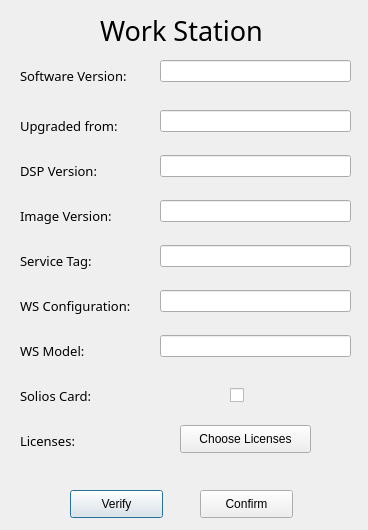
<?xml version="1.0" encoding="UTF-8"?>
<ui version="4.0">
 <class>workstation_Dialog</class>
 <widget class="QDialog" name="workstation_Dialog">
  <property name="geometry">
   <rect>
    <x>0</x>
    <y>0</y>
    <width>368</width>
    <height>530</height>
   </rect>
  </property>
  <property name="windowTitle">
   <string>Dialog</string>
  </property>
  <widget class="QLabel" name="label_8">
   <property name="geometry">
    <rect>
     <x>20</x>
     <y>380</y>
     <width>91</width>
     <height>31</height>
    </rect>
   </property>
   <property name="font">
    <font>
     <family>Product Sans Light</family>
     <pointsize>10</pointsize>
    </font>
   </property>
   <property name="text">
    <string>Solios Card:</string>
   </property>
  </widget>
  <widget class="QLabel" name="label_5">
   <property name="geometry">
    <rect>
     <x>20</x>
     <y>245</y>
     <width>101</width>
     <height>31</height>
    </rect>
   </property>
   <property name="font">
    <font>
     <family>Product Sans Light</family>
     <pointsize>10</pointsize>
    </font>
   </property>
   <property name="text">
    <string>Service Tag:</string>
   </property>
  </widget>
  <widget class="QLabel" name="label_9">
   <property name="geometry">
    <rect>
     <x>20</x>
     <y>425</y>
     <width>81</width>
     <height>31</height>
    </rect>
   </property>
   <property name="font">
    <font>
     <family>Product Sans Light</family>
     <pointsize>10</pointsize>
    </font>
   </property>
   <property name="text">
    <string>Licenses:</string>
   </property>
  </widget>
  <widget class="QLabel" name="label_6">
   <property name="geometry">
    <rect>
     <x>20</x>
     <y>290</y>
     <width>141</width>
     <height>31</height>
    </rect>
   </property>
   <property name="font">
    <font>
     <family>Product Sans Light</family>
     <pointsize>10</pointsize>
    </font>
   </property>
   <property name="text">
    <string>WS Configuration:</string>
   </property>
  </widget>
  <widget class="QLabel" name="title">
   <property name="geometry">
    <rect>
     <x>100</x>
     <y>10</y>
     <width>191</width>
     <height>41</height>
    </rect>
   </property>
   <property name="font">
    <font>
     <family>Product Sans</family>
     <pointsize>20</pointsize>
    </font>
   </property>
   <property name="text">
    <string>Work Station</string>
   </property>
  </widget>
  <widget class="QLabel" name="label_4">
   <property name="geometry">
    <rect>
     <x>20</x>
     <y>200</y>
     <width>131</width>
     <height>31</height>
    </rect>
   </property>
   <property name="font">
    <font>
     <family>Product Sans Light</family>
     <pointsize>10</pointsize>
    </font>
   </property>
   <property name="text">
    <string>Image Version:</string>
   </property>
  </widget>
  <widget class="QLineEdit" name="upgradefrom_text">
   <property name="geometry">
    <rect>
     <x>160</x>
     <y>110</y>
     <width>191</width>
     <height>22</height>
    </rect>
   </property>
  </widget>
  <widget class="QLineEdit" name="softwarever_text">
   <property name="geometry">
    <rect>
     <x>160</x>
     <y>60</y>
     <width>191</width>
     <height>22</height>
    </rect>
   </property>
  </widget>
  <widget class="QLineEdit" name="imagever_text">
   <property name="geometry">
    <rect>
     <x>160</x>
     <y>200</y>
     <width>191</width>
     <height>22</height>
    </rect>
   </property>
  </widget>
  <widget class="QLabel" name="label">
   <property name="geometry">
    <rect>
     <x>20</x>
     <y>60</y>
     <width>131</width>
     <height>31</height>
    </rect>
   </property>
   <property name="font">
    <font>
     <family>Product Sans Light</family>
     <pointsize>10</pointsize>
    </font>
   </property>
   <property name="text">
    <string>Software Version:</string>
   </property>
  </widget>
  <widget class="QLineEdit" name="wsconf_text">
   <property name="geometry">
    <rect>
     <x>160</x>
     <y>290</y>
     <width>191</width>
     <height>22</height>
    </rect>
   </property>
  </widget>
  <widget class="QCheckBox" name="solios_check">
   <property name="geometry">
    <rect>
     <x>230</x>
     <y>380</y>
     <width>31</width>
     <height>31</height>
    </rect>
   </property>
   <property name="text">
    <string/>
   </property>
  </widget>
  <widget class="QLineEdit" name="wsmodel_text">
   <property name="geometry">
    <rect>
     <x>160</x>
     <y>335</y>
     <width>191</width>
     <height>22</height>
    </rect>
   </property>
  </widget>
  <widget class="QLabel" name="label_7">
   <property name="geometry">
    <rect>
     <x>20</x>
     <y>335</y>
     <width>91</width>
     <height>31</height>
    </rect>
   </property>
   <property name="font">
    <font>
     <family>Product Sans Light</family>
     <pointsize>10</pointsize>
    </font>
   </property>
   <property name="text">
    <string>WS Model:</string>
   </property>
  </widget>
  <widget class="QPushButton" name="check_button">
   <property name="geometry">
    <rect>
     <x>70</x>
     <y>490</y>
     <width>93</width>
     <height>28</height>
    </rect>
   </property>
   <property name="text">
    <string>Verify</string>
   </property>
  </widget>
  <widget class="QLabel" name="label_3">
   <property name="geometry">
    <rect>
     <x>20</x>
     <y>155</y>
     <width>131</width>
     <height>31</height>
    </rect>
   </property>
   <property name="font">
    <font>
     <family>Product Sans Light</family>
     <pointsize>10</pointsize>
    </font>
   </property>
   <property name="text">
    <string>DSP Version:</string>
   </property>
  </widget>
  <widget class="QLabel" name="label_2">
   <property name="geometry">
    <rect>
     <x>20</x>
     <y>110</y>
     <width>131</width>
     <height>31</height>
    </rect>
   </property>
   <property name="font">
    <font>
     <family>Product Sans Light</family>
     <pointsize>10</pointsize>
    </font>
   </property>
   <property name="text">
    <string>Upgraded from:</string>
   </property>
  </widget>
  <widget class="QLineEdit" name="dspver_text">
   <property name="geometry">
    <rect>
     <x>160</x>
     <y>155</y>
     <width>191</width>
     <height>22</height>
    </rect>
   </property>
  </widget>
  <widget class="QPushButton" name="confirm_button">
   <property name="geometry">
    <rect>
     <x>200</x>
     <y>490</y>
     <width>93</width>
     <height>28</height>
    </rect>
   </property>
   <property name="text">
    <string>Confirm</string>
   </property>
  </widget>
  <widget class="QLineEdit" name="servicetag_text">
   <property name="geometry">
    <rect>
     <x>160</x>
     <y>245</y>
     <width>191</width>
     <height>22</height>
    </rect>
   </property>
  </widget>
  <widget class="QPushButton" name="licenses">
   <property name="geometry">
    <rect>
     <x>180</x>
     <y>425</y>
     <width>131</width>
     <height>28</height>
    </rect>
   </property>
   <property name="text">
    <string>Choose Licenses</string>
   </property>
  </widget>
 </widget>
 <resources/>
 <connections/>
</ui>
